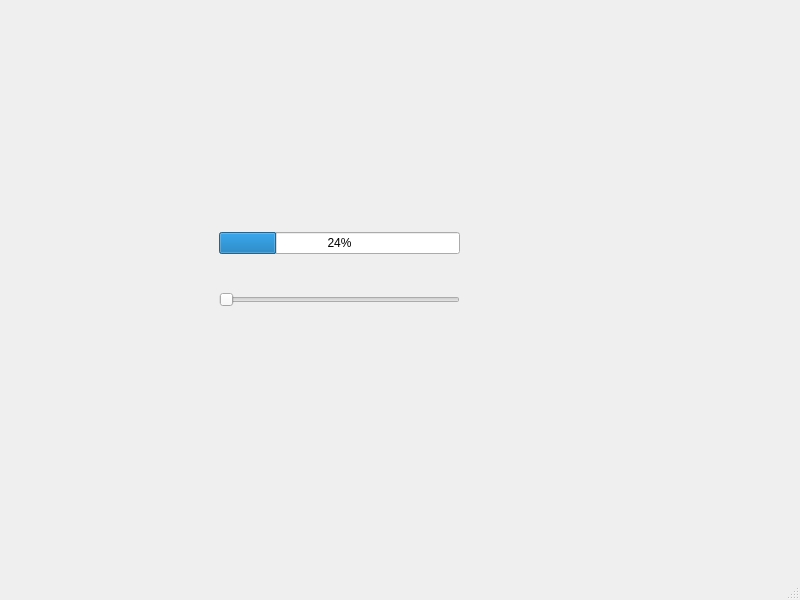
<?xml version="1.0" encoding="UTF-8"?>
<ui version="4.0">
 <class>MainWindow</class>
 <widget class="QMainWindow" name="MainWindow">
  <property name="geometry">
   <rect>
    <x>0</x>
    <y>0</y>
    <width>800</width>
    <height>600</height>
   </rect>
  </property>
  <property name="windowTitle">
   <string>MainWindow</string>
  </property>
  <widget class="QWidget" name="centralwidget">
   <widget class="QWidget" name="">
    <property name="geometry">
     <rect>
      <x>219</x>
      <y>200</y>
      <width>241</width>
      <height>141</height>
     </rect>
    </property>
    <layout class="QVBoxLayout" name="verticalLayout">
     <item>
      <widget class="QProgressBar" name="progressBar">
       <property name="value">
        <number>24</number>
       </property>
      </widget>
     </item>
     <item>
      <widget class="QSlider" name="horizontalSlider">
       <property name="orientation">
        <enum>Qt::Horizontal</enum>
       </property>
      </widget>
     </item>
    </layout>
   </widget>
  </widget>
  <widget class="QMenuBar" name="menubar">
   <property name="geometry">
    <rect>
     <x>0</x>
     <y>0</y>
     <width>800</width>
     <height>25</height>
    </rect>
   </property>
  </widget>
  <widget class="QStatusBar" name="statusbar"/>
 </widget>
 <resources/>
 <connections>
  <connection>
   <sender>horizontalSlider</sender>
   <signal>sliderMoved(int)</signal>
   <receiver>progressBar</receiver>
   <slot>setValue(int)</slot>
   <hints>
    <hint type="sourcelabel">
     <x>345</x>
     <y>327</y>
    </hint>
    <hint type="destinationlabel">
     <x>365</x>
     <y>244</y>
    </hint>
   </hints>
  </connection>
 </connections>
</ui>
